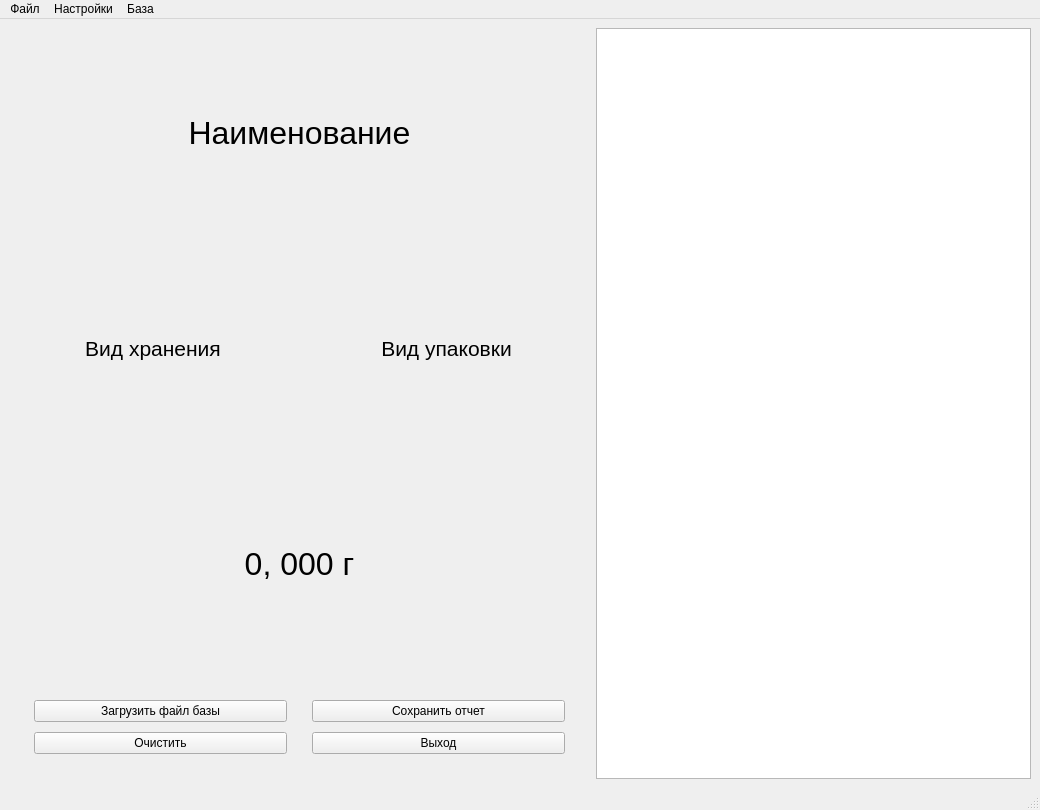
<?xml version="1.0" encoding="UTF-8"?>
<ui version="4.0">
 <class>MainWindow</class>
 <widget class="QMainWindow" name="MainWindow">
  <property name="enabled">
   <bool>true</bool>
  </property>
  <property name="geometry">
   <rect>
    <x>0</x>
    <y>0</y>
    <width>1040</width>
    <height>810</height>
   </rect>
  </property>
  <property name="sizePolicy">
   <sizepolicy hsizetype="Maximum" vsizetype="Maximum">
    <horstretch>0</horstretch>
    <verstretch>0</verstretch>
   </sizepolicy>
  </property>
  <property name="windowTitle">
   <string>BarcodeScanner101</string>
  </property>
  <property name="autoFillBackground">
   <bool>false</bool>
  </property>
  <widget class="QWidget" name="centralwidget">
   <layout class="QGridLayout" name="gridLayout">
    <item row="0" column="0">
     <layout class="QHBoxLayout" name="MainLayout" stretch="4,3">
      <property name="sizeConstraint">
       <enum>QLayout::SetMaximumSize</enum>
      </property>
      <item>
       <layout class="QVBoxLayout" name="MainInfoLayout">
        <item>
         <layout class="QGridLayout" name="ProductInfo" rowstretch="0,0,0" columnstretch="0,0">
          <item row="1" column="0">
           <widget class="QLabel" name="StorageType">
            <property name="font">
             <font>
              <pointsize>16</pointsize>
              <weight>50</weight>
              <italic>false</italic>
              <bold>false</bold>
              <underline>false</underline>
             </font>
            </property>
            <property name="text">
             <string>Вид хранения</string>
            </property>
            <property name="alignment">
             <set>Qt::AlignCenter</set>
            </property>
           </widget>
          </item>
          <item row="1" column="1">
           <widget class="QLabel" name="Packaging">
            <property name="font">
             <font>
              <pointsize>16</pointsize>
              <weight>50</weight>
              <italic>false</italic>
              <bold>false</bold>
              <underline>false</underline>
             </font>
            </property>
            <property name="text">
             <string>Вид упаковки</string>
            </property>
            <property name="alignment">
             <set>Qt::AlignCenter</set>
            </property>
           </widget>
          </item>
          <item row="2" column="0" colspan="2">
           <widget class="QLabel" name="Weight">
            <property name="font">
             <font>
              <pointsize>24</pointsize>
              <weight>50</weight>
              <bold>false</bold>
             </font>
            </property>
            <property name="text">
             <string>0, 000 г</string>
            </property>
            <property name="alignment">
             <set>Qt::AlignCenter</set>
            </property>
           </widget>
          </item>
          <item row="0" column="0" colspan="2">
           <widget class="QLabel" name="Name">
            <property name="font">
             <font>
              <pointsize>24</pointsize>
              <weight>50</weight>
              <italic>false</italic>
              <bold>false</bold>
             </font>
            </property>
            <property name="text">
             <string>Наименование</string>
            </property>
            <property name="alignment">
             <set>Qt::AlignCenter</set>
            </property>
            <property name="margin">
             <number>0</number>
            </property>
           </widget>
          </item>
         </layout>
        </item>
        <item>
         <layout class="QGridLayout" name="ButtonGrid">
          <property name="sizeConstraint">
           <enum>QLayout::SetDefaultConstraint</enum>
          </property>
          <property name="leftMargin">
           <number>25</number>
          </property>
          <property name="topMargin">
           <number>25</number>
          </property>
          <property name="rightMargin">
           <number>25</number>
          </property>
          <property name="bottomMargin">
           <number>25</number>
          </property>
          <property name="horizontalSpacing">
           <number>25</number>
          </property>
          <property name="verticalSpacing">
           <number>10</number>
          </property>
          <item row="1" column="0">
           <widget class="QPushButton" name="clearButton">
            <property name="text">
             <string>Очистить</string>
            </property>
           </widget>
          </item>
          <item row="0" column="0">
           <widget class="QPushButton" name="openDbButton">
            <property name="text">
             <string>Загрузить файл базы</string>
            </property>
           </widget>
          </item>
          <item row="0" column="1">
           <widget class="QPushButton" name="saveButton">
            <property name="text">
             <string>Сохранить отчет</string>
            </property>
           </widget>
          </item>
          <item row="1" column="1">
           <widget class="QPushButton" name="exitButton">
            <property name="text">
             <string>Выход</string>
            </property>
           </widget>
          </item>
         </layout>
        </item>
       </layout>
      </item>
      <item>
       <widget class="QListWidget" name="BarcodeHistory">
        <property name="font">
         <font>
          <pointsize>16</pointsize>
         </font>
        </property>
       </widget>
      </item>
     </layout>
    </item>
   </layout>
  </widget>
  <widget class="QMenuBar" name="menubar">
   <property name="geometry">
    <rect>
     <x>0</x>
     <y>0</y>
     <width>1040</width>
     <height>26</height>
    </rect>
   </property>
   <widget class="QMenu" name="settings">
    <property name="title">
     <string>Настройки</string>
    </property>
    <widget class="QMenu" name="menuCOM">
     <property name="title">
      <string>COM порт</string>
     </property>
     <addaction name="no_ports"/>
    </widget>
    <addaction name="menuCOM"/>
   </widget>
   <widget class="QMenu" name="database">
    <property name="title">
     <string>База</string>
    </property>
    <addaction name="loadDb"/>
    <addaction name="reloadDb"/>
   </widget>
   <widget class="QMenu" name="file">
    <property name="title">
     <string>Файл</string>
    </property>
    <addaction name="save"/>
    <addaction name="clear"/>
   </widget>
   <addaction name="file"/>
   <addaction name="settings"/>
   <addaction name="database"/>
  </widget>
  <widget class="QStatusBar" name="statusBar"/>
  <action name="no_ports">
   <property name="enabled">
    <bool>false</bool>
   </property>
   <property name="text">
    <string>(нет доступных портов)</string>
   </property>
  </action>
  <action name="actiontest2">
   <property name="text">
    <string>test2</string>
   </property>
  </action>
  <action name="loadDb">
   <property name="text">
    <string>Загрузить</string>
   </property>
  </action>
  <action name="reloadDb">
   <property name="text">
    <string>Обновить</string>
   </property>
  </action>
  <action name="save">
   <property name="text">
    <string>Сохранить</string>
   </property>
  </action>
  <action name="clear">
   <property name="text">
    <string>Очистить</string>
   </property>
  </action>
 </widget>
 <resources/>
 <connections/>
</ui>
